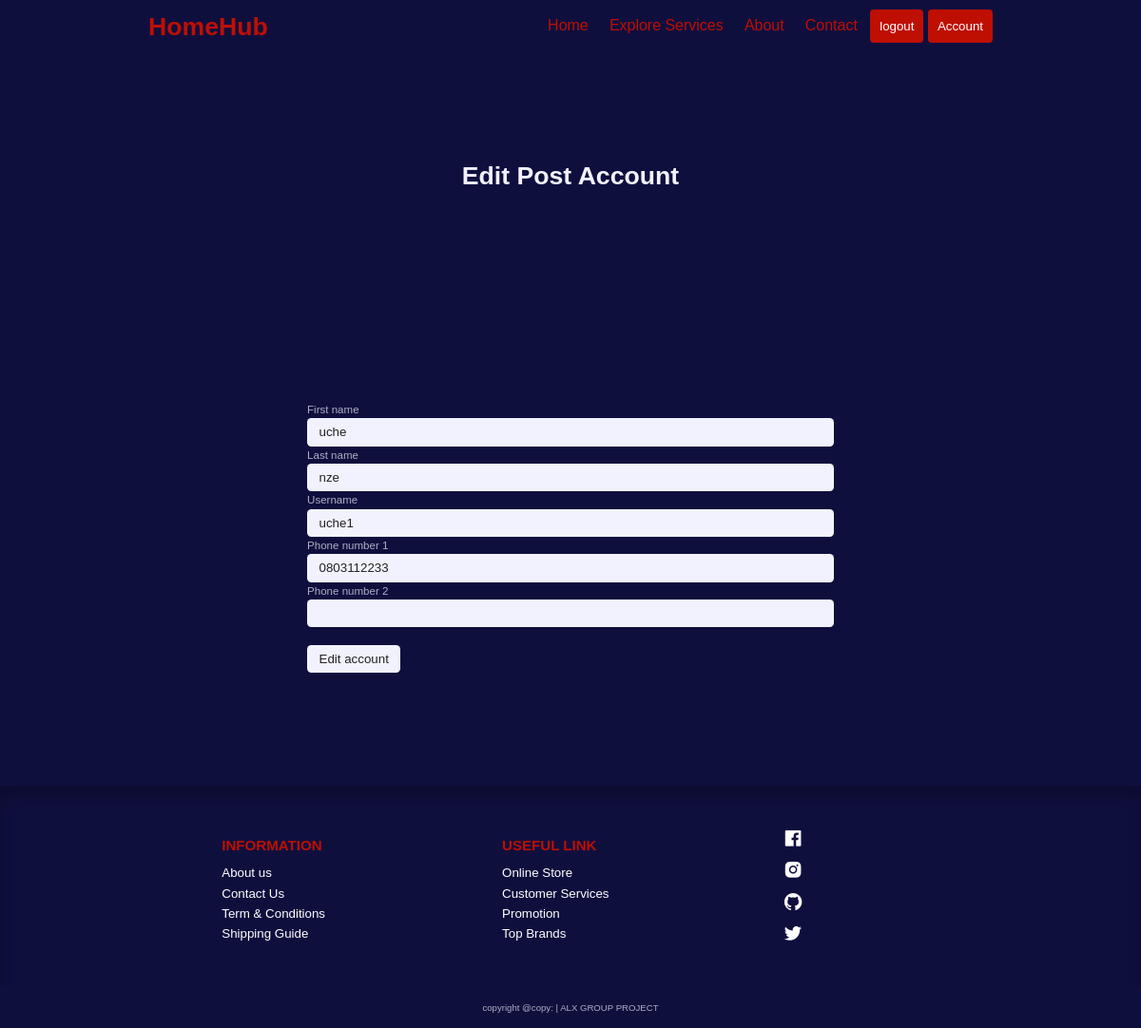
Page /edit_account/ (signed in) on the committed database.
### app/models.py (models this page shows, shortened)
class User(db.Model, UserMixin):
    id = db.Column(db.Integer, primary_key=True)
    first_name = db.Column(db.String(20), nullable=False)
    last_name = db.Column(db.String(20), nullable=False)
    username = db.Column(db.String(20), unique=True, nullable=False)
    email = db.Column(db.String(40), nullable=False)
    password_hash = db.Column(db.String(250), nullable=False)
    phone_number = db.Column(db.String(15), nullable=False)
    phone_number_2 = db.Column(db.String(15))
    last_seen = db.Column(db.DateTime, default=lambda: datetime.now(timezone.utc))
    posts = db.relationship(
        'Post', backref='agent', lazy=True)

### app/routes.py (the view)
@app.route('/edit_account/', methods=['GET', 'POST'])
@login_required
def edit_account():
    form = EditAccountForm()
    if form.validate_on_submit():
        current_user.first_name = form.first_name.data
        current_user.last_name = form.last_name.data
        current_user.username = form.username.data
        current_user.phone_number = form.phone_number.data
        current_user.phone_number_2 = form.phone_number_2.data
        db.session.commit()
        flash('your changes has been saved')
        return redirect(url_for('account'))
    elif request.method == 'GET':
        form.first_name.data = current_user.first_name
        form.last_name.data = current_user.last_name
        form.username.data = current_user.username
        form.phone_number.data = current_user.phone_number
        form.phone_number_2.data = current_user.phone_number_2
    return render_template('edit_account.html', title='account page', form=form)

### app/forms.py (shortened to what this page needs)
class EditAccountForm(FlaskForm):
    first_name = StringField('First name', validators=[DataRequired()])
    last_name = StringField('Last name', validators=[DataRequired()])
    username = StringField('Username', validators=[DataRequired()])
    phone_number = StringField('Phone number 1', validators=[DataRequired()])
    phone_number_2 = StringField('Phone number 2', validators=[Optional()])
    submit = SubmitField('Edit account')

### app/models.py (called while the page is built)
@login.user_loader
def load_user(id):
    return User.query.get(int(id))

### app/routes.py (called while the page is built)
@app.before_request
def before_request():
    if current_user.is_authenticated:
        current_user.last_seen = datetime.now(timezone.utc)
        db.session.commit()

### app/templates/edit_account.html (shortened to what this page needs)
{% extends 'base.html' %}
    {% block content %}
        <section class="empty__page">
            <h1>Edit Post Account</h1>
            <div>
                <form action="" method="POST" enctype="multipart/form-data">
                    <p>
                        {{ form.first_name.label }}<br>
                        {{ form.first_name(size=64) }}<br>
                    </p>
                    <p>
                        {{ form.last_name.label }}<br>
                        {{ form.last_name(size=64) }}<br>
                    </p>
                    <p>
                        {{ form.username.label }}<br>
                        {{ form.username(size=64) }}<br>
                    </p>
                    <p>
                        {{ form.phone_number.label }}<br>
                        {{ form.phone_number(size=64) }}<br>
                    </p>
                    <p>
                        {{ form.phone_number_2.label }}<br>
                        {{ form.phone_number_2(size=64) }}<br>
                    </p>
                    <br>
                    <p class="form_input">{{ form.submit() }}</p>
                </form>
            </div>
        </section>
    {% endblock content %}

### app/static/css/styles.css (style rules this page uses)
:root { --white: #fff; --black: #222; --green: #be0f02; --grey1: #f0f0f0; --grey2: #e9d7d3; }
*, *::before, *::after { margin: 0; padding: 0; box-sizing: inherit; }
html { box-sizing: border-box; font-size: 55.5%; scroll-behavior: smooth; }
body { font-family: "Roboto", sans-serif; font-size: 1.6rem; background-color: var(--white); font-weight: 400; font-style: normal; }
:root { --color-primary: #6f6af8; --color-primary-light: hsl(242, 91%, 69%, 18%); --color-primary-variant: #5854c7; --color-red: #da0f3f; --color-red-light: hsl(346, 87%, 46%, 15%); --color-green: #00c476; --color-green-light: hsl(156, 100%, 38%, 15%); --color-gray-900: #1e1e66; --color-gray-700: #2d2b7c; --color-gray-300: rgba(242, 242, 254, 0.3); --color-gray-200: rgba(242, 242, 254, 0.7); --color-white: #f2f2fe; --color-bg: #0f0f3e; --transition: all 300ms ease; --container-width-lg: 74%; --container-width-md: 88%; --form-width: 40%; --card-border-radius-1: 0.3rem; --card-border-radius-2: 0.5rem; --card-border-radius-3: 0.8rem; --card-border-radius-4: 2rem; --card-border-radius-5: 5rem; }
* { margin: 0; padding: 0; outline: 0; border: 0; appearance: 0; list-style: none; text-decoration: none; box-sizing: border-box; }
body { font-family: 'Montserrat', sans-serif; line-height: 1.6; color: var(--color-gray-200); overflow-x: hidden; background: var(--color-bg); font-size: 0.9rem; }
section { margin-top: 3rem; width: 100vw; }
h1, h2, h3, h4, h5 { color: var(--color-white); line-height: 1.3; }
h1 { font-size: 3rem; margin: 1rem 0; }
.empty__page { height: 95vh; font-size: 1.3rem; text-align: start; display: grid; place-items: center; margin-bottom: 1.5rem; margin-top: 0; }
input, textarea, select { padding: 0.8rem 1.4rem; background-color: var(--color-white); border-radius: var(--card-border-radius-2); resize: none; color: var(--black); }

### rows in the picture
User: first_name "uche", last_name "nze", username "uche1", phone_number "0803112233"
